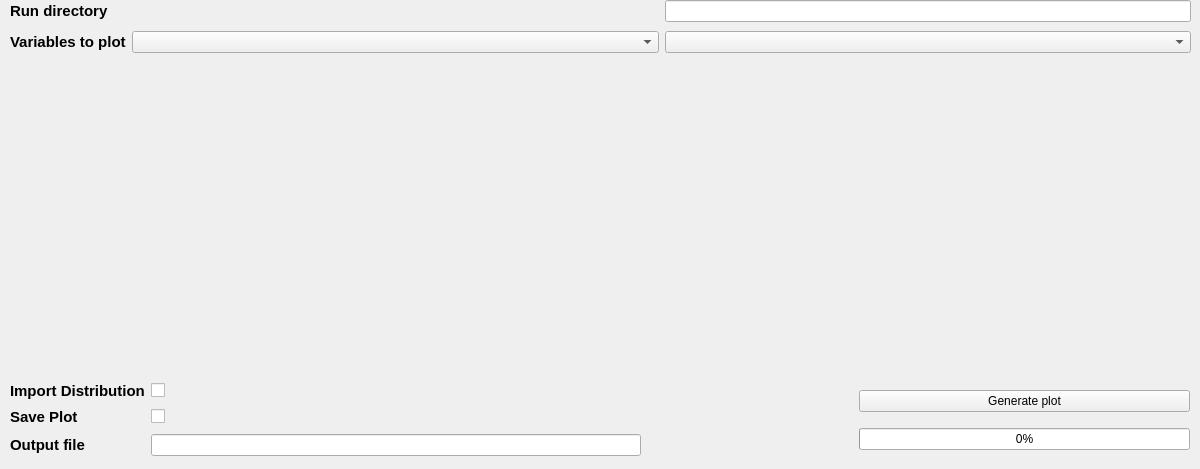
      <widget class="QWidget" name="distribution_tab">
       <attribute name="title">
        <string>Distribution Plots</string>
       </attribute>
       <widget class="QWidget" name="gridLayoutWidget_2">
        <property name="geometry">
         <rect>
          <x>10</x>
          <y>60</y>
          <width>1181</width>
          <height>291</height>
         </rect>
        </property>
        <layout class="QGridLayout" name="graphics_dyn_plot_layout">
         <item row="0" column="0">
          <widget class="PlotWidget" name="graphics_post_dyn_plot_widget" native="true"/>
         </item>
        </layout>
       </widget>
       <widget class="QWidget" name="horizontalLayoutWidget_2">
        <property name="geometry">
         <rect>
          <x>10</x>
          <y>-3</y>
          <width>1181</width>
          <height>61</height>
         </rect>
        </property>
        <layout class="QGridLayout" name="variables_dyn_plot_layout">
         <item row="1" column="1">
          <widget class="QComboBox" name="variables_dyn_plot_combo_box_1"/>
         </item>
         <item row="1" column="2">
          <widget class="QComboBox" name="variables_dyn_plot_combo_box_2"/>
         </item>
         <item row="0" column="2">
          <widget class="QLineEdit" name="directory_dyn_plot_line_edit"/>
         </item>
         <item row="0" column="0">
          <widget class="QLabel" name="directory_dyn_plot_label">
           <property name="font">
            <font>
             <pointsize>11</pointsize>
             <weight>75</weight>
             <bold>true</bold>
            </font>
           </property>
           <property name="text">
            <string>Run directory</string>
           </property>
          </widget>
         </item>
         <item row="0" column="1">
          <spacer name="dyn_plot_horizontalSpacer">
           <property name="orientation">
            <enum>Qt::Horizontal</enum>
           </property>
           <property name="sizeHint" stdset="0">
            <size>
             <width>40</width>
             <height>20</height>
            </size>
           </property>
          </spacer>
         </item>
         <item row="1" column="0">
          <widget class="QLabel" name="variables_dyn_plot_label">
           <property name="font">
            <font>
             <pointsize>11</pointsize>
             <weight>75</weight>
             <bold>true</bold>
            </font>
           </property>
           <property name="text">
            <string>Variables to plot</string>
           </property>
          </widget>
         </item>
        </layout>
       </widget>
       <widget class="QWidget" name="verticalLayoutWidget">
        <property name="geometry">
         <rect>
          <x>859</x>
          <y>380</y>
          <width>331</width>
          <height>80</height>
         </rect>
        </property>
        <layout class="QVBoxLayout" name="dyn_plot_run_button_layout">
         <item>
          <widget class="QPushButton" name="runButton_dyn_plot">
           <property name="text">
            <string>Generate plot</string>
           </property>
          </widget>
         </item>
         <item>
          <widget class="QProgressBar" name="dyn_plot_progressBar">
           <property name="value">
            <number>0</number>
           </property>
          </widget>
         </item>
        </layout>
       </widget>
       <widget class="QWidget" name="gridLayoutWidget_5">
        <property name="geometry">
         <rect>
          <x>10</x>
          <y>380</y>
          <width>631</width>
          <height>80</height>
         </rect>
        </property>
        <layout class="QGridLayout" name="dyn_plot_layout">
         <item row="1" column="1">
          <widget class="QCheckBox" name="save_plot_dyn_plot_check_box">
           <property name="text">
            <string/>
           </property>
          </widget>
         </item>
         <item row="0" column="0">
          <widget class="QLabel" name="import_dist_dyn_plot_label">
           <property name="font">
            <font>
             <pointsize>11</pointsize>
             <weight>75</weight>
             <bold>true</bold>
            </font>
           </property>
           <property name="text">
            <string>Import Distribution</string>
           </property>
          </widget>
         </item>
         <item row="1" column="0">
          <widget class="QLabel" name="save_plot_dyn_plot_label">
           <property name="font">
            <font>
             <pointsize>11</pointsize>
             <weight>75</weight>
             <bold>true</bold>
            </font>
           </property>
           <property name="text">
            <string>Save Plot</string>
           </property>
          </widget>
         </item>
         <item row="0" column="1">
          <widget class="QCheckBox" name="import_dist_dyn_plot_check_box">
           <property name="text">
            <string/>
           </property>
          </widget>
         </item>
         <item row="2" column="0">
          <widget class="QLabel" name="output_file_dyn_plot_label">
           <property name="font">
            <font>
             <pointsize>11</pointsize>
             <weight>75</weight>
             <bold>true</bold>
            </font>
           </property>
           <property name="text">
            <string>Output file</string>
           </property>
          </widget>
         </item>
         <item row="2" column="1">
          <widget class="QLineEdit" name="output_file_dyn_plot_line_edit"/>
         </item>
        </layout>
       </widget>
      </widget>
